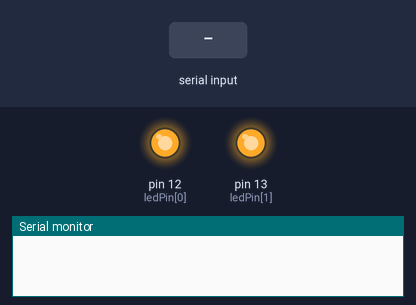
Bench run of a sketch on a simulated Arduino Uno, built with avr-gcc and run on an emulated ATmega328P. On the bench: output pins drawn as LEDs (lit = HIGH), the last lines printed to the serial monitor. Dashed ring = blinking. Inputs (shaded band) come from the test bench.

Above: at 0.1 s.
At 5.5 s:
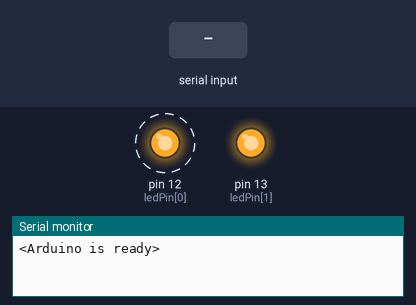
6.3 s: "<drive,1>" received over Serial
At 6.7 s:
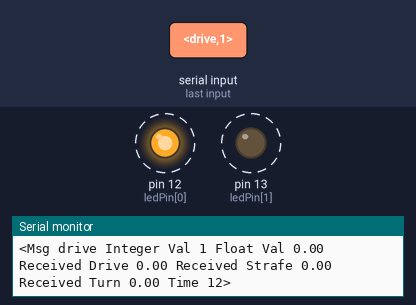
9.3 s: "<strafe,1>" received over Serial
12.3 s: "<turn,1>" received over Serial
Timing chart, 0 to 21.3 s (numbered marks = the images above; inputs shaded):
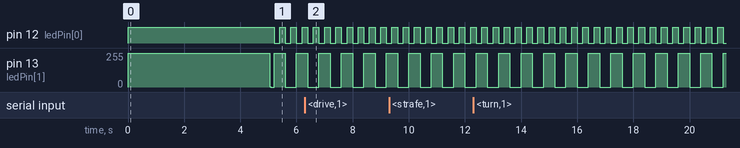

The sketch:

ExperimentC.ino
```cpp
//Experiment based on ArduinoPC2
//http://forum.arduino.cc/index.php?topic=225329.0

const byte numLEDs = 2;
byte ledPin[numLEDs] = {12, 13};
unsigned long LEDinterval[numLEDs] = {200, 400};
unsigned long prevLEDmillis[numLEDs] = {0, 0};

const byte buffSize = 40;
char inputBuffer[buffSize];
const char startMarker = '<';
const char endMarker = '>';
byte bytesRecvd = 0;
boolean readInProgress = false;
boolean newDataFromPC = false;

char messageFromPC[buffSize] = {0};
int newFlashInterval = 0;
float servoFraction = 0.0; // fraction of servo range to move


unsigned long curMillis;

unsigned long prevReplyToPCmillis = 0;
unsigned long replyToPCinterval = 1000;

//=============Create some globals to store wifi data

float driveWifiVal = 0;
float strafeWifiVal = 0;
float turnWifiVal = 0;


void setup() {
  Serial.begin(9600); //comms to pi

    // flash LEDs so we know we are alive
  for (byte n = 0; n < numLEDs; n++) {
     pinMode(ledPin[n], OUTPUT);
     digitalWrite(ledPin[n], HIGH);
  }

  delay(5000); // delay() is OK in setup as it only happens once

  for (byte n = 0; n < numLEDs; n++) {
     digitalWrite(ledPin[n], LOW);
  }

    // tell the PC we are ready
  Serial.println("<Arduino is ready>");
}

//=============

void loop() {
  curMillis = millis();
  getDataFromPC();
  updateVariable();
  replyToPC();
  flashLEDs();
}

//=============

void getDataFromPC() {

    // receive data from PC and save it into inputBuffer

  if(Serial.available() > 0) {

    char x = Serial.read();

      // the order of these IF clauses is significant

    if (x == endMarker) {
      readInProgress = false;
      newDataFromPC = true;
      inputBuffer[bytesRecvd] = 0;
      parseData();
    }

    if(readInProgress) {
      inputBuffer[bytesRecvd] = x;
      bytesRecvd ++;
      if (bytesRecvd == buffSize) {
        bytesRecvd = buffSize - 1;
      }
    }

    if (x == startMarker) {
      bytesRecvd = 0;
      readInProgress = true;
    }
  }
}

//=============

void parseData() {

    // split the data into its parts

  char * strtokIndx; // this is used by strtok() as an index

  strtokIndx = strtok(inputBuffer,",");      // get the first part - the string
  strcpy(messageFromPC, strtokIndx); // copy it to messageFromPC

  strtokIndx = strtok(NULL, ","); // this continues where the previous call left off
  newFlashInterval = atoi(strtokIndx);     // convert this part to an integer

  strtokIndx = strtok(NULL, ",");
  servoFraction = atof(strtokIndx);     // convert this part to a float

}

//=============

void replyToPC() {
//this function is called AFTER the updateFlashInterval (Legacy) updateVariable()
  if (newDataFromPC) {
    newDataFromPC = false;
    Serial.print("<Msg ");
    Serial.print(messageFromPC);
    Serial.print(" Integer Val ");
    Serial.print(newFlashInterval);
    Serial.print(" Float Val ");
    Serial.print(servoFraction);
    Serial.print(" Received Drive ");
    Serial.print(driveWifiVal);
    Serial.print(" Received Strafe ");
    Serial.print(strafeWifiVal);
    Serial.print(" Received Turn ");
    Serial.print(turnWifiVal);
    Serial.print(" Time ");
    Serial.print(curMillis >> 9); // divide by 512 is approx = half-seconds
    Serial.println(">");
  }
}

//============

void updateVariable() {

   // this illustrates using different inputs to call different functions
  if (strcmp(messageFromPC, "drive") == 0) {
     driveWifiVal = servoFraction;
  }

  if (strcmp(messageFromPC, "strafe") == 0) {
     strafeWifiVal = servoFraction;
  }
    if (strcmp(messageFromPC, "turn") == 0) {
     turnWifiVal = servoFraction;
  }

}

//=============

void flashLEDs() {

  for (byte n = 0; n < numLEDs; n++) {
    if (curMillis - prevLEDmillis[n] >= LEDinterval[n]) {
       prevLEDmillis[n] += LEDinterval[n];
       digitalWrite( ledPin[n], ! digitalRead( ledPin[n]) );
    }
  }
}


//=============
```

Measured:
- by itself, pin 12 (ledPin[0]): alternates HIGH for 0.20 s and LOW for 0.20 s
- by itself, pin 13 (ledPin[1]): alternates 255/255 for 0.40 s and 0/255 for 0.40 s
